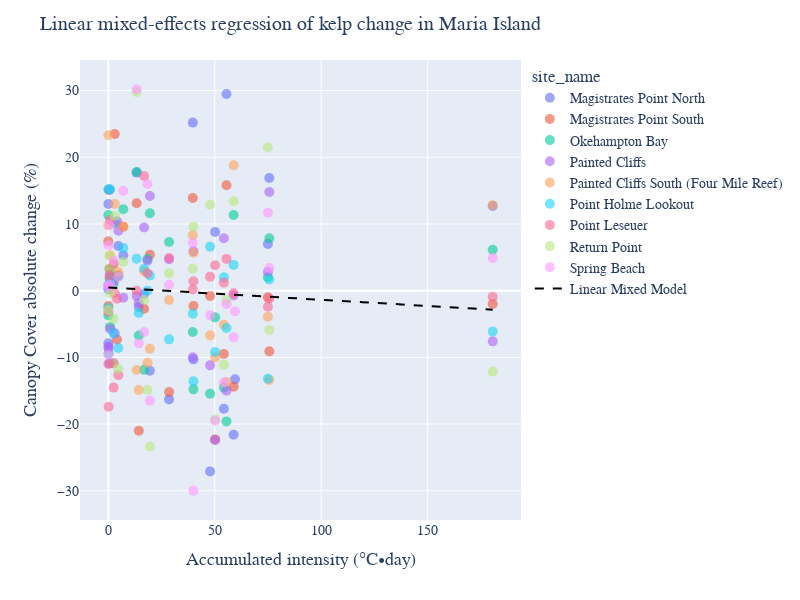

Notebook code for this chart:
### Code cell
fig = px.scatter(x='summer_dhd50_max', y='survey_change', data_frame = df_site_kelp, color='site_name', opacity=0.6)
fig.update_traces(marker_size=10 ,selector=dict(mode='markers'))

# Add the regression line to the scatter plot
fig.add_traces(go.Scatter(x = x_vals, y = y_vals, mode='lines', name='Linear Mixed Model', line=dict(color='black', dash='dash')))

# fig.add_trace(go.Scatter(x=x_vals, y=y_vals_linear, mode='lines', name="Linear Regression", marker_color="black"))

fig.update_layout(autosize=False, width=800, height=600, 
                  title=f"Linear mixed-effects regression of kelp change in {input_location}", xaxis_title= u'Accumulated intensity (\u00B0C•day)', yaxis_title='Canopy Cover absolute change (%)', 
                  title_font=dict(family="Abadi, Arial, sans-serif", size=20), xaxis_title_font=dict(family="Abadi, Arial, sans-serif", size=18), yaxis_title_font=dict(family="Abadi, Arial, sans-serif", size=18),
                  font=dict(family="Abadi, Arial, sans-serif", size=14))
fig.show()

### Figure 1 — Plotly figure (JSON) as saved in the notebook; plotly's stock layout.template omitted (floating-point values rounded to 4 significant figures; data arrays with more than 128 entries replaced by an {"elided": "..."} marker saying what was removed)
{"data": [{"hovertemplate": "site_name=Magistrates Point North<br>summer_dhd50_max=%{x}<br>survey_change=%{y}<extra></extra>", "legendgroup": "Magistrates Point North", "marker": {"color": "#636efa", "opacity": 0.6, "size": 10, "symbol": "circle"}, "mode": "markers", "name": "Magistrates Point North", "orientation": "v", "showlegend": true, "type": "scatter", "x": [0, 0.8354, 2.497, 16.81, 4.717, 50.16, 0.05769, 59.52, 13.32, 39.99, 0.03885, 74.96, 54.27, 7.05, 14.32, 19.53, 180.5, 47.8, 75.62, 39.68, 0.5846, 58.86, 55.52, 28.54], "xaxis": "x", "y": [0.2, 2.4, -10.9, -0.5, 6.7, 8.8, -7.9, -13.3, 17.7, -10.3, 13, 7, -17.7, 5.3, -2.4, -12.0, 12.7, -27.1, 16.9, 25.2, -10.9, -21.6, 29.5, -16.3], "yaxis": "y"}, {"hovertemplate": "site_name=Magistrates Point South<br>summer_dhd50_max=%{x}<br>survey_change=%{y}<extra></extra>", "legendgroup": "Magistrates Point South", "marker": {"color": "#EF553B", "opacity": 0.6, "size": 10, "symbol": "circle"}, "mode": "markers", "name": "Magistrates Point South", "orientation": "v", "showlegend": true, "type": "scatter", "x": [0.1788, 4.117, 0, 0.8354, 2.497, 16.81, 4.717, 50.16, 13.32, 39.99, 0.03885, 74.96, 3.033, 54.27, 7.05, 14.32, 19.53, 180.5, 47.8, 75.62, 39.68, 58.86, 55.52, 28.54], "xaxis": "x", "y": [15.13, -7.333, 7.4, 1.9, 4, -2.7, 2.3, -22.3, 13.1, -2.3, -2.3, -1, 23.5, -9.5, 9.6, -21, 5.4, -2.0, -0.8, -9.1, 13.9, -14.4, 15.8, -15.2], "yaxis": "y"}, {"hovertemplate": "site_name=Okehampton Bay<br>summer_dhd50_max=%{x}<br>survey_change=%{y}<extra></extra>", "legendgroup": "Okehampton Bay", "marker": {"color": "#00cc96", "opacity": 0.6, "size": 10, "symbol": "circle"}, "mode": "markers", "name": "Okehampton Bay", "orientation": "v", "showlegend": true, "type": "scatter", "x": [0.1788, 4.117, 0, 0.8354, 2.497, 16.81, 4.717, 50.16, 13.32, 39.99, 18.41, 0.03885, 74.96, 3.033, 54.27, 7.05, 14.32, 19.53, 180.5, 47.8, 75.62, 39.68, 0.5846, 58.86, 55.52, 28.54], "xaxis": "x", "y": [-9.4, 2.2, 11.33, -5.433, 1.033, -11.87, 2.133, -4.0, 17.8, -14.8, 4.733, -3.733, 2, 10.13, -14.53, 12.2, -6.733, 11.6, 6.133, -15.47, 7.867, -6.2, 3.267, 11.33, -19.6, 7.3], "yaxis": "y"}, {"hovertemplate": "site_name=Painted Cliffs<br>summer_dhd50_max=%{x}<br>survey_change=%{y}<extra></extra>", "legendgroup": "Painted Cliffs", "marker": {"color": "#ab63fa", "opacity": 0.6, "size": 10, "symbol": "circle"}, "mode": "markers", "name": "Painted Cliffs", "orientation": "v", "showlegend": true, "type": "scatter", "x": [0.1788, 4.117, 0, 0.8354, 2.497, 16.81, 4.717, 50.16, 13.32, 39.99, 18.41, 0.03885, 74.96, 3.033, 54.27, 7.05, 14.32, 19.53, 180.5, 47.8, 75.62, 39.68, 0.5846, 58.86, 55.52, 28.54], "xaxis": "x", "y": [-8.6, 10.4, 0.8, -5.733, 1.467, 9.467, 9, -22.4, -0.8, 5.9, 4.5, -8.4, 2.8, -6.4, 7.867, -1.067, -1.8, 14.2, -7.6, -11.2, 14.8, -10.0, 15.1, -0.7, -15, 4.7], "yaxis": "y"}, {"hovertemplate": "site_name=Painted Cliffs South (Four Mile Reef)<br>summer_dhd50_max=%{x}<br>survey_change=%{y}<extra></extra>", "legendgroup": "Painted Cliffs South (Four Mile Reef)", "marker": {"color": "#FFA15A", "opacity": 0.6, "size": 10, "symbol": "circle"}, "mode": "markers", "name": "Painted Cliffs South (Four Mile Reef)", "orientation": "v", "showlegend": true, "type": "scatter", "x": [0, 0.8354, 2.497, 16.81, 4.717, 50.16, 13.32, 39.99, 18.41, 0.03885, 74.96, 3.033, 54.27, 7.05, 14.32, 19.53, 180.5, 47.8, 75.62, 39.68, 0.5846, 58.86, 55.52, 28.54], "xaxis": "x", "y": [9.8, 5.3, -10.9, 2.9, 2.8, -10, -11.9, 5.7, -10.8, 23.3, -3.9, 13, -5.1, 9.6, -14.9, -8.7, 12.8, -6.7, -13.4, 8.3, 3.3, 18.8, -13.7, -1.4], "yaxis": "y"}, {"hovertemplate": "site_name=Point Holme Lookout<br>summer_dhd50_max=%{x}<br>survey_change=%{y}<extra></extra>", "legendgroup": "Point Holme Lookout", "marker": {"color": "#19d3f3", "opacity": 0.6, "size": 10, "symbol": "circle"}, "mode": "markers", "name": "Point Holme Lookout", "orientation": "v", "showlegend": true, "type": "scatter", "x": [0, 0.8354, 2.497, 16.81, 4.717, 50.16, 13.32, 39.99, 18.41, 0.03885, 74.96, 54.27, 7.05, 14.32, 19.53, 180.5, 47.8, 75.62, 39.68, 0.5846, 58.86, 55.52, 28.54], "xaxis": "x", "y": [-2.6, 15.2, -6.4, 3.3, -8.6, -9.2, 4.8, -13.6, 0, 15.2, -13.2, 2, 6.4, -3.333, 2.267, -6.133, 6.6, 1.667, -3.467, 1.733, 3.867, -5.6, -7.3], "yaxis": "y"}, {"hovertemplate": "site_name=Point Leseuer<br>summer_dhd50_max=%{x}<br>survey_change=%{y}<extra></extra>", "legendgroup": "Point Leseuer", "marker": {"color": "#FF6692", "opacity": 0.6, "size": 10, "symbol": "circle"}, "mode": "markers", "name": "Point Leseuer", "orientation": "v", "showlegend": true, "type": "scatter", "x": [0.1788, 4.117, 0, 0.8354, 2.497, 16.81, 4.717, 50.16, 13.32, 39.99, 18.41, 0.03885, 74.96, 3.033, 54.27, 180.5, 47.8, 75.62, 39.68, 0.5846, 58.86, 55.52, 28.54], "xaxis": "x", "y": [-17.4, -1.2, -11, 10.6, -14.53, 17.2, -12.67, 3.8, 0, 1.4, 2.6, -3.2, -2.4, -0.4, 1.2, -0.9333, 2.1, -1.167, 0.1667, 2.233, -0.4, 4.767, 4.9], "yaxis": "y"}, {"hovertemplate": "site_name=Return Point<br>summer_dhd50_max=%{x}<br>survey_change=%{y}<extra></extra>", "legendgroup": "Return Point", "marker": {"color": "#B6E880", "opacity": 0.6, "size": 10, "symbol": "circle"}, "mode": "markers", "name": "Return Point", "orientation": "v", "showlegend": true, "type": "scatter", "x": [0.8354, 2.497, 16.81, 4.717, 50.16, 13.32, 39.99, 18.41, 0.03885, 74.96, 3.033, 54.27, 7.05, 19.53, 180.5, 47.8, 75.62, 39.68, 0.5846, 58.86, 55.52, 28.54], "xaxis": "x", "y": [-0.4, -4.2, -1.4, -11.7, -19.3, 29.8, 9.6, -14.9, -2.9, 21.5, 11.2, -11.1, 4.3, -23.37, -12.13, 12.9, -5.9, 3.3, 5.2, 13.4, -1.4, 2.6], "yaxis": "y"}, {"hovertemplate": "site_name=Spring Beach<br>summer_dhd50_max=%{x}<br>survey_change=%{y}<extra></extra>", "legendgroup": "Spring Beach", "marker": {"color": "#FF97FF", "opacity": 0.6, "size": 10, "symbol": "circle"}, "mode": "markers", "name": "Spring Beach", "orientation": "v", "showlegend": true, "type": "scatter", "x": [0, 0.8354, 2.497, 16.81, 4.717, 50.16, 0.05769, 59.52, 13.32, 39.99, 18.41, 0.03885, 74.96, 54.27, 7.05, 14.32, 19.53, 180.5, 47.8, 75.62, 39.68, 0.5846, 58.86, 55.52, 28.54], "xaxis": "x", "y": [0.7, 0.9, 4.5, -6.2, 2.1, -19.5, 6.8, -3.1, 30.2, -30, 16, -9.6, 11.7, -13.77, 14.97, -7.9, -16.5, 4.9, -3.7, 3.4, 7.2, 9.8, -7, -2, 0.9], "yaxis": "y"}, {"line": {"color": "black", "dash": "dash"}, "mode": "lines", "name": "Linear Mixed Model", "type": "scatter", "x": {"elided": "1000 float values"}, "y": {"elided": "1000 float values"}}], "layout": {"autosize": false, "font": {"family": "Abadi, Arial, sans-serif", "size": 14}, "height": 600, "legend": {"title": {"text": "site_name"}, "tracegroupgap": 0}, "margin": {"t": 60}, "title": {"font": {"family": "Abadi, Arial, sans-serif", "size": 20}, "text": "Linear mixed-effects regression of kelp change in Maria Island"}, "width": 800, "xaxis": {"anchor": "y", "autorange": true, "domain": [0, 1], "range": [-13.42, 194.0], "title": {"font": {"family": "Abadi, Arial, sans-serif", "size": 18}, "text": "Accumulated intensity (°C•day)"}, "type": "linear"}, "yaxis": {"anchor": "x", "autorange": true, "domain": [0, 1], "range": [-34.39, 34.59], "title": {"font": {"family": "Abadi, Arial, sans-serif", "size": 18}, "text": "Canopy Cover absolute change (%)"}, "type": "linear"}}}
